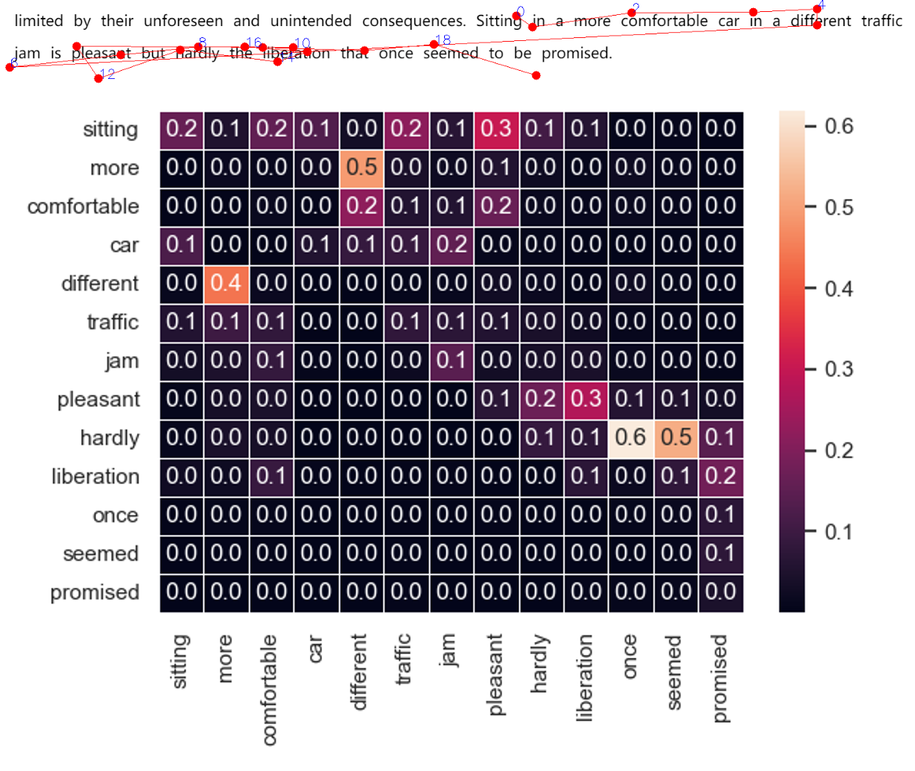
#> input picture cob.png, 915 x 771 px, shrunk from 1228 x 1035 before the run
$ python -i heatmap.py   (imports and definitions only)
#> lines starting #> are read from the running program, lines starting #| are printed output that depends on the picture
# -*- coding: utf-8 -*-
#
# author: oldj
# blog: http://oldj.net
# email: oldj.wu@gmail.com
#

u"""
pyHeatMap
@link https://github.com/oldj/pyheatmap

"""
import os
import random
from PIL import Image
from PIL import ImageDraw2
from loguru import logger
from pyheatmap.inc import cf

import sys

if sys.version > "3":
    PY3 = True
else:
    PY3 = False


class HeatMap(object):
    def __init__(self, data, base=None, width=0, height=0):
        """"""
        self.hotspot = []
        assert type(data) in (list, tuple)
        assert base is None or os.path.isfile(base)
        assert cf.is_num(width) and cf.is_num(height)
        assert width >= 0 and height >= 0

        count = 0
        data2 = []
        for hit in data:
            if len(hit) == 3:
                x, y, n = hit
            elif len(hit) == 2:
                x, y, n = hit[0], hit[1], 1
            else:
                raise Exception(u"length of hit is invalid!")

            data2.append((x, y, n))
            count += n

        self.data = data2
        self.count = count
        self.base = base
        self.width = width
        self.height = height
        self.save_as = None

        if not self.base and (self.width == 0 or self.height == 0):
            w, h = cf.get_max_size(data)
            self.width = self.width or w
            self.height = self.height or h

    # [185 lines left out: functions __mk_img, __paint_hit, clickmap, __heat, __paint_heat, __add_base and 4 more, not called in this run]

>>> import cv2
>>> picture = cv2.imread('cob.png', cv2.IMREAD_GRAYSCALE)
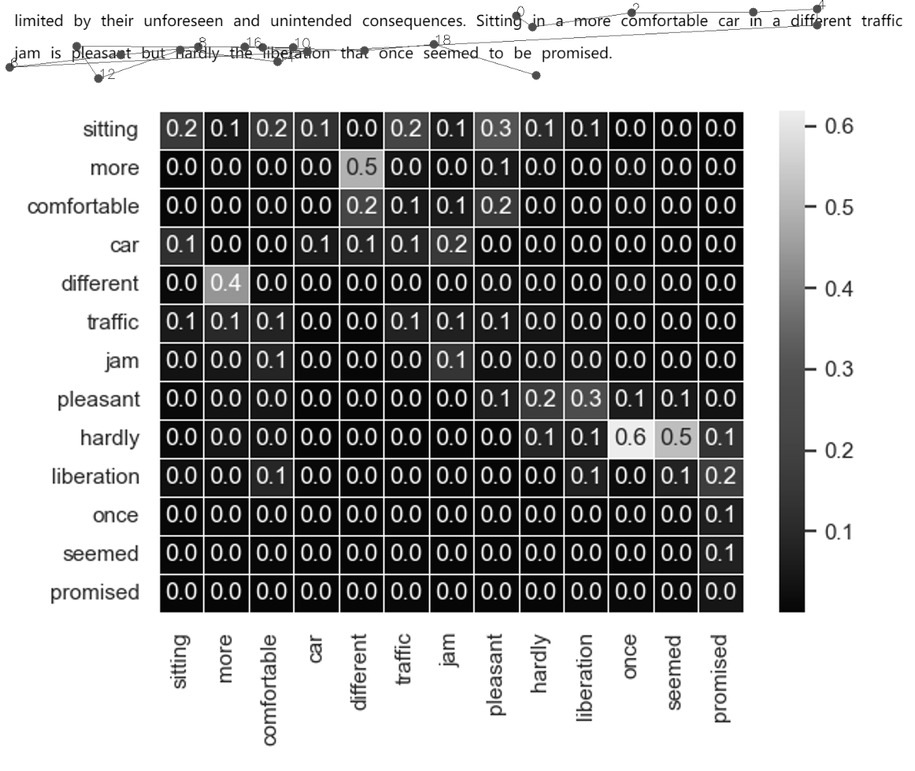
#> picture: shape (771, 915); min 0, max 255, mean 165.7
>>> result = HeatMap(picture).heatmap()
#> (the run stopped early here; a loop or call above may not have finished)
